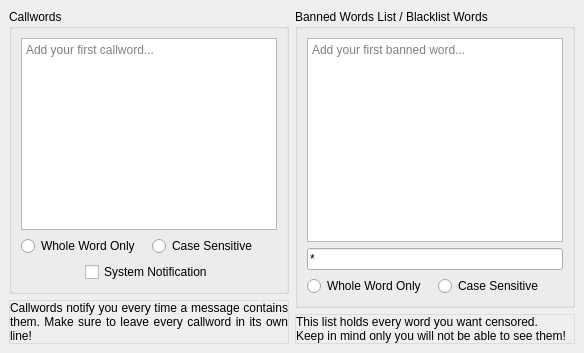
     <widget class="QWidget" name="callwords_tab">
      <attribute name="title">
       <string>Keywords</string>
      </attribute>
      <layout class="QHBoxLayout" name="horizontalLayout">
       <property name="leftMargin">
        <number>9</number>
       </property>
       <property name="topMargin">
        <number>9</number>
       </property>
       <property name="rightMargin">
        <number>9</number>
       </property>
       <property name="bottomMargin">
        <number>9</number>
       </property>
       <item>
        <layout class="QVBoxLayout" name="verticalLayout">
         <item>
          <widget class="QGroupBox" name="groupBox">
           <property name="title">
            <string>Callwords</string>
           </property>
           <layout class="QVBoxLayout" name="verticalLayout_8">
            <item>
             <widget class="QPlainTextEdit" name="callwords_textbox">
              <property name="sizePolicy">
               <sizepolicy hsizetype="Expanding" vsizetype="Expanding">
                <horstretch>0</horstretch>
                <verstretch>0</verstretch>
               </sizepolicy>
              </property>
              <property name="placeholderText">
               <string>Add your first callword...</string>
              </property>
             </widget>
            </item>
            <item>
             <layout class="QHBoxLayout" name="horizontalLayout_6">
              <property name="topMargin">
               <number>0</number>
              </property>
              <item>
               <widget class="QRadioButton" name="callwords_whole_word">
                <property name="text">
                 <string>Whole Word Only</string>
                </property>
                <property name="autoExclusive">
                 <bool>false</bool>
                </property>
               </widget>
              </item>
              <item>
               <widget class="QRadioButton" name="callwords_case_sensitive">
                <property name="text">
                 <string>Case Sensitive</string>
                </property>
                <property name="autoExclusive">
                 <bool>false</bool>
                </property>
               </widget>
              </item>
             </layout>
            </item>
            <item alignment="Qt::AlignHCenter">
             <widget class="QCheckBox" name="callwords_notification_cb">
              <property name="toolTip">
               <string>Whether or not callwords will use your OS system tray.</string>
              </property>
              <property name="text">
               <string>System Notification</string>
              </property>
             </widget>
            </item>
           </layout>
          </widget>
         </item>
         <item>
          <widget class="QLabel" name="callwords_explain_lbl">
           <property name="styleSheet">
            <string notr="true">QLabel {
	border: 1px solid rgb(220, 220, 220);
}</string>
           </property>
           <property name="frameShape">
            <enum>QFrame::StyledPanel</enum>
           </property>
           <property name="frameShadow">
            <enum>QFrame::Plain</enum>
           </property>
           <property name="lineWidth">
            <number>1</number>
           </property>
           <property name="text">
            <string>&lt;html&gt;&lt;head/&gt;&lt;body&gt;&lt;p&gt;Callwords notify you every time a message contains them. Make sure to leave every callword in its own line!&lt;/p&gt;&lt;/body&gt;&lt;/html&gt;</string>
           </property>
           <property name="alignment">
            <set>Qt::AlignJustify|Qt::AlignVCenter</set>
           </property>
           <property name="wordWrap">
            <bool>true</bool>
           </property>
           <property name="margin">
            <number>5</number>
           </property>
          </widget>
         </item>
        </layout>
       </item>
       <item>
        <layout class="QVBoxLayout" name="verticalLayout_7">
         <item>
          <widget class="QGroupBox" name="groupBox_2">
           <property name="title">
            <string>Banned Words List / Blacklist Words</string>
           </property>
           <layout class="QVBoxLayout" name="verticalLayout_10">
            <item>
             <widget class="QPlainTextEdit" name="blacklist_textbox">
              <property name="maximumBlockCount">
               <number>0</number>
              </property>
              <property name="placeholderText">
               <string>Add your first banned word...</string>
              </property>
             </widget>
            </item>
            <item>
             <widget class="QLineEdit" name="replace_with_textbox">
              <property name="text">
               <string>*</string>
              </property>
              <property name="maxLength">
               <number>1</number>
              </property>
              <property name="frame">
               <bool>true</bool>
              </property>
              <property name="placeholderText">
               <string>Replace it with...</string>
              </property>
              <property name="cursorMoveStyle">
               <enum>Qt::LogicalMoveStyle</enum>
              </property>
             </widget>
            </item>
            <item>
             <layout class="QHBoxLayout" name="horizontalLayout_5">
              <property name="topMargin">
               <number>0</number>
              </property>
              <item>
               <widget class="QRadioButton" name="blacklist_whole_word">
                <property name="text">
                 <string>Whole Word Only</string>
                </property>
                <property name="autoExclusive">
                 <bool>false</bool>
                </property>
               </widget>
              </item>
              <item>
               <widget class="QRadioButton" name="blacklist_case_sensitive">
                <property name="text">
                 <string>Case Sensitive</string>
                </property>
                <property name="autoExclusive">
                 <bool>false</bool>
                </property>
               </widget>
              </item>
             </layout>
            </item>
           </layout>
          </widget>
         </item>
         <item>
          <widget class="QLabel" name="blacklist_explain_lbl">
           <property name="styleSheet">
            <string notr="true">QLabel {
	border: 1px solid rgb(220, 220, 220);
}</string>
           </property>
           <property name="text">
            <string>This list holds every word you want censored.
Keep in mind only you will not be able to see them!</string>
           </property>
           <property name="alignment">
            <set>Qt::AlignJustify|Qt::AlignVCenter</set>
           </property>
           <property name="wordWrap">
            <bool>true</bool>
           </property>
           <property name="margin">
            <number>5</number>
           </property>
          </widget>
         </item>
        </layout>
       </item>
      </layout>
     </widget>
